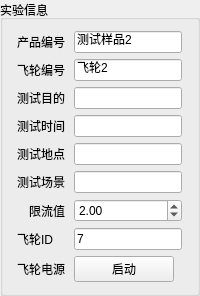
         <widget class="QGroupBox" name="groupBox_10">
          <property name="title">
           <string>实验信息</string>
          </property>
          <layout class="QGridLayout" name="gridLayout_18">
           <item row="0" column="0">
            <widget class="QLabel" name="label_66">
             <property name="sizePolicy">
              <sizepolicy hsizetype="Fixed" vsizetype="Preferred">
               <horstretch>0</horstretch>
               <verstretch>0</verstretch>
              </sizepolicy>
             </property>
             <property name="text">
              <string>产品编号</string>
             </property>
            </widget>
           </item>
           <item row="0" column="1">
            <widget class="QLineEdit" name="lineEdit_product_no_2">
             <property name="sizePolicy">
              <sizepolicy hsizetype="Preferred" vsizetype="Fixed">
               <horstretch>0</horstretch>
               <verstretch>0</verstretch>
              </sizepolicy>
             </property>
             <property name="maximumSize">
              <size>
               <width>130</width>
               <height>16777215</height>
              </size>
             </property>
             <property name="text">
              <string>测试样品2</string>
             </property>
            </widget>
           </item>
           <item row="1" column="0">
            <widget class="QLabel" name="label_65">
             <property name="sizePolicy">
              <sizepolicy hsizetype="Fixed" vsizetype="Preferred">
               <horstretch>0</horstretch>
               <verstretch>0</verstretch>
              </sizepolicy>
             </property>
             <property name="text">
              <string>飞轮编号</string>
             </property>
            </widget>
           </item>
           <item row="1" column="1">
            <widget class="QLineEdit" name="lineEdit_exp_fw_id_2">
             <property name="sizePolicy">
              <sizepolicy hsizetype="Preferred" vsizetype="Fixed">
               <horstretch>0</horstretch>
               <verstretch>0</verstretch>
              </sizepolicy>
             </property>
             <property name="maximumSize">
              <size>
               <width>130</width>
               <height>16777215</height>
              </size>
             </property>
             <property name="text">
              <string>飞轮2</string>
             </property>
            </widget>
           </item>
           <item row="2" column="0">
            <widget class="QLabel" name="label_70">
             <property name="sizePolicy">
              <sizepolicy hsizetype="Fixed" vsizetype="Preferred">
               <horstretch>0</horstretch>
               <verstretch>0</verstretch>
              </sizepolicy>
             </property>
             <property name="text">
              <string>测试目的</string>
             </property>
            </widget>
           </item>
           <item row="2" column="1">
            <widget class="QLineEdit" name="lineEdit_exp_aim_2">
             <property name="sizePolicy">
              <sizepolicy hsizetype="Preferred" vsizetype="Fixed">
               <horstretch>0</horstretch>
               <verstretch>0</verstretch>
              </sizepolicy>
             </property>
             <property name="maximumSize">
              <size>
               <width>130</width>
               <height>16777215</height>
              </size>
             </property>
             <property name="text">
              <string/>
             </property>
            </widget>
           </item>
           <item row="3" column="0">
            <widget class="QLabel" name="label_67">
             <property name="sizePolicy">
              <sizepolicy hsizetype="Fixed" vsizetype="Preferred">
               <horstretch>0</horstretch>
               <verstretch>0</verstretch>
              </sizepolicy>
             </property>
             <property name="text">
              <string>测试时间</string>
             </property>
            </widget>
           </item>
           <item row="3" column="1">
            <widget class="QLineEdit" name="lineEdit_exp_time_2">
             <property name="sizePolicy">
              <sizepolicy hsizetype="Preferred" vsizetype="Fixed">
               <horstretch>0</horstretch>
               <verstretch>0</verstretch>
              </sizepolicy>
             </property>
             <property name="maximumSize">
              <size>
               <width>130</width>
               <height>16777215</height>
              </size>
             </property>
             <property name="text">
              <string/>
             </property>
            </widget>
           </item>
           <item row="4" column="0">
            <widget class="QLabel" name="label_68">
             <property name="text">
              <string>测试地点</string>
             </property>
            </widget>
           </item>
           <item row="4" column="1">
            <widget class="QLineEdit" name="lineEdit_exp_address_2">
             <property name="sizePolicy">
              <sizepolicy hsizetype="Fixed" vsizetype="Fixed">
               <horstretch>0</horstretch>
               <verstretch>0</verstretch>
              </sizepolicy>
             </property>
             <property name="maximumSize">
              <size>
               <width>130</width>
               <height>16777215</height>
              </size>
             </property>
            </widget>
           </item>
           <item row="5" column="0">
            <widget class="QLabel" name="label_69">
             <property name="text">
              <string>测试场景</string>
             </property>
            </widget>
           </item>
           <item row="5" column="1">
            <widget class="QLineEdit" name="lineEdit_exp_environment_2">
             <property name="sizePolicy">
              <sizepolicy hsizetype="Fixed" vsizetype="Fixed">
               <horstretch>0</horstretch>
               <verstretch>0</verstretch>
              </sizepolicy>
             </property>
             <property name="maximumSize">
              <size>
               <width>130</width>
               <height>16777215</height>
              </size>
             </property>
            </widget>
           </item>
           <item row="6" column="0">
            <widget class="QLabel" name="label_320">
             <property name="text">
              <string>限流值</string>
             </property>
             <property name="alignment">
              <set>Qt::AlignRight|Qt::AlignTrailing|Qt::AlignVCenter</set>
             </property>
            </widget>
           </item>
           <item row="6" column="1">
            <widget class="QDoubleSpinBox" name="doubleSpinBox_limit_current_2">
             <property name="decimals">
              <number>2</number>
             </property>
             <property name="singleStep">
              <double>0.100000000000000</double>
             </property>
             <property name="value">
              <double>2.000000000000000</double>
             </property>
            </widget>
           </item>
           <item row="8" column="0">
            <widget class="QLabel" name="label_64">
             <property name="sizePolicy">
              <sizepolicy hsizetype="Fixed" vsizetype="Preferred">
               <horstretch>0</horstretch>
               <verstretch>0</verstretch>
              </sizepolicy>
             </property>
             <property name="text">
              <string>飞轮电源</string>
             </property>
            </widget>
           </item>
           <item row="8" column="1">
            <widget class="QPushButton" name="pushButton_system_power_2">
             <property name="maximumSize">
              <size>
               <width>100</width>
               <height>16777215</height>
              </size>
             </property>
             <property name="text">
              <string>启动</string>
             </property>
            </widget>
           </item>
           <item row="7" column="0">
            <widget class="QLabel" name="label_330">
             <property name="text">
              <string>飞轮ID</string>
             </property>
            </widget>
           </item>
           <item row="7" column="1">
            <widget class="QLineEdit" name="lineEdit_fwid_2">
             <property name="sizePolicy">
              <sizepolicy hsizetype="Fixed" vsizetype="Fixed">
               <horstretch>0</horstretch>
               <verstretch>0</verstretch>
              </sizepolicy>
             </property>
             <property name="text">
              <string>7</string>
             </property>
            </widget>
           </item>
          </layout>
         </widget>
